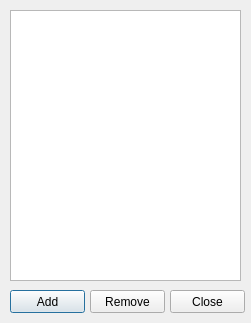
<?xml version="1.0" encoding="UTF-8"?>
<ui version="4.0">
 <class>window</class>
 <widget class="QDialog" name="window">
  <property name="geometry">
   <rect>
    <x>0</x>
    <y>0</y>
    <width>251</width>
    <height>323</height>
   </rect>
  </property>
  <property name="windowTitle">
   <string>window</string>
  </property>
  <widget class="QTableView" name="tableView">
   <property name="geometry">
    <rect>
     <x>10</x>
     <y>10</y>
     <width>231</width>
     <height>271</height>
    </rect>
   </property>
  </widget>
  <widget class="QPushButton" name="add">
   <property name="geometry">
    <rect>
     <x>10</x>
     <y>290</y>
     <width>75</width>
     <height>23</height>
    </rect>
   </property>
   <property name="text">
    <string>Add</string>
   </property>
  </widget>
  <widget class="QPushButton" name="remove">
   <property name="geometry">
    <rect>
     <x>90</x>
     <y>290</y>
     <width>75</width>
     <height>23</height>
    </rect>
   </property>
   <property name="text">
    <string>Remove</string>
   </property>
  </widget>
  <widget class="QPushButton" name="close">
   <property name="geometry">
    <rect>
     <x>170</x>
     <y>290</y>
     <width>75</width>
     <height>23</height>
    </rect>
   </property>
   <property name="text">
    <string>Close</string>
   </property>
  </widget>
 </widget>
 <layoutdefault spacing="6" margin="11"/>
 <resources/>
 <connections/>
</ui>
